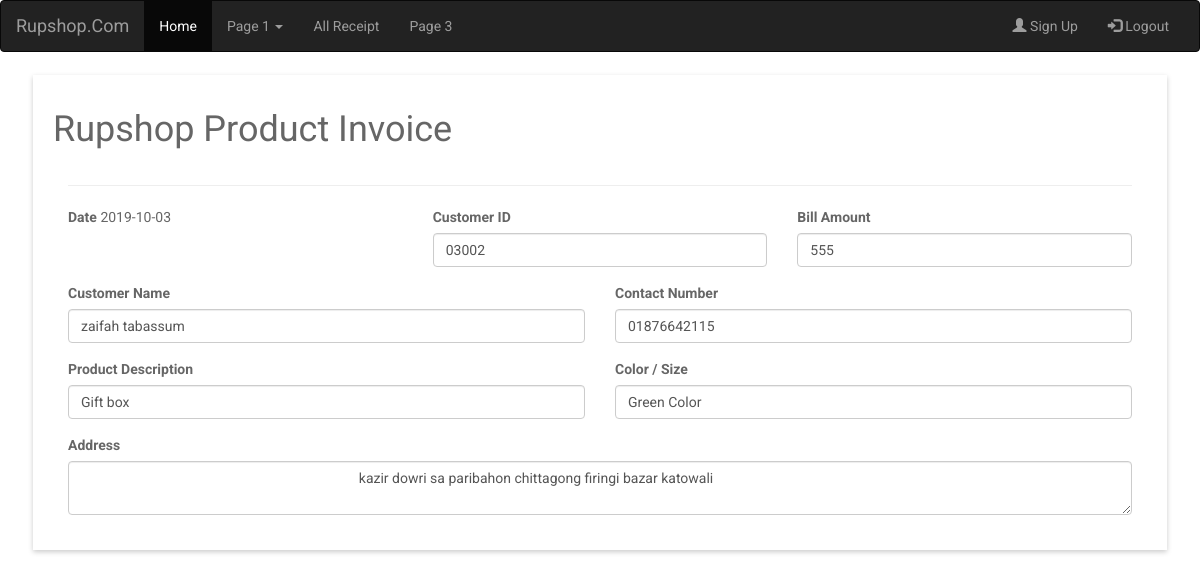
Page /view.php?rid=2 (signed in) on the committed database.
### tables this page shows
CREATE TABLE `receipt` (
  `receipt_id` int(255) NOT NULL,
  `cre_date` varchar(100) NOT NULL,
  `customer_id` varchar(250) NOT NULL,
  `bill_amount` varchar(200) NOT NULL,
  `customer_name` varchar(100) NOT NULL,
  `contact_number` varchar(100) NOT NULL,
  `p_description` varchar(255) NOT NULL,
  `color_size` varchar(100) NOT NULL,
  `address` varchar(100) NOT NULL
);

### view.php (the view, shortened to what this page needs)
<?php
  include 'db.php';
	if (!empty($_GET)) {
	    $rid = $_GET['rid'];
	    $query = "SELECT *FROM receipt WHERE receipt_id = '$rid'";
	    $res = mysqli_query($link, $query);
	    $data = mysqli_fetch_assoc($res);
	}
?>
<!DOCTYPE html>
<html>
  <head>
    <link rel="stylesheet" href="https://use.fontawesome.com/releases/v5.5.0/css/all.css">
      <link rel="stylesheet" href="https://maxcdn.bootstrapcdn.com/bootstrap/3.4.0/css/bootstrap.min.css">
    <link rel="stylesheet" href="assets/css/style.css">
  </head>
  <body>
	<nav class="navbar navbar-inverse">
	  <div class="container-fluid">
	    <div class="navbar-header">
	      <a class="navbar-brand" href="#">Rupshop.Com</a>
	    </div>
	    <div class="collapse navbar-collapse" id="myNavbar">
	      <ul class="nav navbar-nav">
	        <li class="active"><a href="#">Home</a></li>
	        <li class="dropdown">
	          <a class="dropdown-toggle" data-toggle="dropdown" href="#">Page 1 <span class="caret"></span></a>
	        </li>
	        <li><a href="allreport.php">All Receipt</a></li>
	        <li><a href="#">Page 3</a></li>
	      </ul>
	      <ul class="nav navbar-nav navbar-right">
	        <li><a href="registration.php"><span class="glyphicon glyphicon-user"></span> Sign Up</a></li>
	        <li><a href="logout.php"><span class="glyphicon glyphicon-log-in"></span> Logout</a></li>
	      </ul>
	    </div>
	  </div>
	</nav>
<div class="container">
	<div class="row">
		<div class="col-md-12">
			<div class="testbox">
				<form action="" method="post">
					<h1>Rupshop Product Invoice</h1>
					<div class="col-md-12">
						<hr>
					</div>
					<div class="col-md-12">
						<div class="row">
							<div class="col-md-4">
								<div class="form-group">
									<label>Date</label>
									<?php echo $data['cre_date']?>
								</div>
							</div>
							<div class="col-md-4">
								<div class="form-group">
									<label>Customer ID</label>
									<input type="" name="cid" value="<?php echo $data['customer_id']?>" class="form-control" required>
								</div>
							</div>
							<div class="col-md-4">
								<div class="form-group">
									<label>Bill Amount</label>
									<input type="text" name="bill" value="<?php echo $data['bill_amount']?>" class="form-control" required>
								</div>
							</div>
						</div>
					</div>
					<div class="col-md-12">
						<div class="row">
							<div class="col-md-6">
								<div class="form-group">
									<label>Customer Name</label>
									<input type="text" name="cname" value="<?php echo $data['customer_name']?>" class="form-control" required>
								</div>
							</div>
							<div class="col-md-6">
								<div class="form-group">
									<label>Contact Number</label>
									<input type="text" name="contact" value="<?php echo $data['contact_number']?>" class="form-control" required>
								</div>
							</div>
						</div>
					</div>
					<div class="col-md-12">
						<div class="row">
							<div class="col-md-6">
								<div class="form-group">
									<label>Product Description</label>
									<input type="text" name="pdes" value="<?php echo $data['p_description']?>" class="form-control" required>
								</div>
							</div>
							<div class="col-md-6">
								<div class="form-group">
									<label>Color / Size</label>
									<input type="text" name="color" value="<?php echo $data['color_size']?>" class="form-control" required>
								</div>
							</div>
						</div>
					</div>
					<div class="col-md-12">
						<div class="row">
							<div class="col-md-12">
								<div class="form-group">
									<label>Address</label>
									<textarea type="text" name="address" class="form-control" rows="2" required>
										<?php echo $data['address']?>
									</textarea>
								</div>
							</div>
						</div>
					</div>
				</form>
    </div>
		</div>
	</div>
</div>
</body>
</html>

### assets/css/style.css (style rules this page uses)
html, body { min-height: 100%; }
body, div, form, input, select, p { padding: 0; margin: 0; outline: none; font-family: Roboto, Arial, sans-serif; font-size: 14px; color: #666; line-height: 22px; }
h1 { margin: 15px 0; font-weight: 400; }
.testbox { display: flex; justify-content: center; align-items: center; height: inherit; padding: 3px; }
form { width: 100%; padding: 20px; background: #fff; box-shadow: 0 2px 5px #ccc; }
input, select, textarea { margin-bottom: 10px; border: 1px solid #ccc; border-radius: 3px; }
input { width: calc(100% - 10px); padding: 5px; }
textarea { width: calc(100% - 6px); }

### rows in the picture
receipt: cre_date "2019-10-03", cid "03002", bill "555", cname "zaifah tabassum", contact "01876642115", pdes "Gift box", color "Green Color", address "kazir dowri sa paribahon chittagong firingi bazar katowali"
